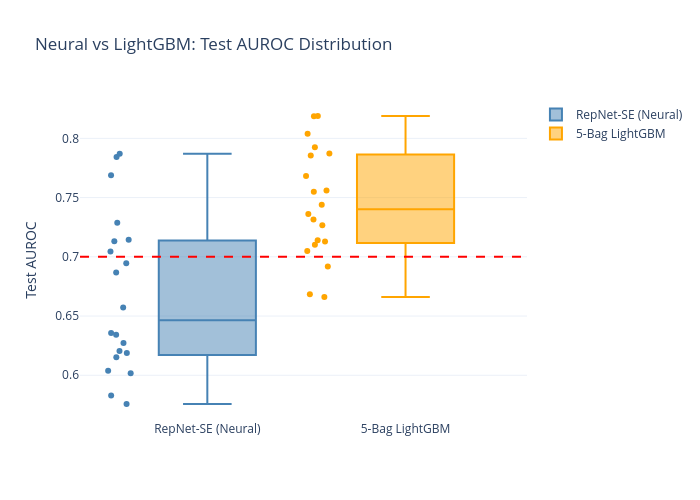

Notebook code for this chart:
### Markdown cell above
## 2. Comparison: Neural vs LightGBM

### Code cell
# Load LightGBM final results for comparison
lgbm_dirs = sorted(Path('../cv_results').glob('final_*/results.json'))
if lgbm_dirs:
    with open(lgbm_dirs[-1]) as f:
        lgbm_data = json.load(f)
    lgbm_aurocs = np.array([r['metrics']['auroc'] for r in lgbm_data])
    
    fig = go.Figure()
    fig.add_trace(go.Box(y=aurocs, name='RepNet-SE (Neural)', marker_color='steelblue',
                         boxpoints='all', jitter=0.3, pointpos=-1.8))
    fig.add_trace(go.Box(y=lgbm_aurocs, name='5-Bag LightGBM', marker_color='orange',
                         boxpoints='all', jitter=0.3, pointpos=-1.8))
    fig.add_hline(y=0.70, line_dash='dash', line_color='red')
    fig.update_layout(
        title='Neural vs LightGBM: Test AUROC Distribution',
        yaxis_title='Test AUROC', template='plotly_white',
        width=700, height=500,
    )
    fig.show()
    
    print(f'RepNet-SE Neural: mean={aurocs.mean():.4f} +/- {aurocs.std(ddof=1):.4f}')
    print(f'5-Bag LightGBM:   mean={lgbm_aurocs.mean():.4f} +/- {lgbm_aurocs.std(ddof=1):.4f}')
else:
    print('No LightGBM results found')

### Figure 1 — Plotly figure (JSON) as saved in the notebook; plotly's stock layout.template omitted (floating-point values rounded to 4 significant figures)
{"data": [{"boxpoints": "all", "jitter": 0.3, "marker": {"color": "steelblue"}, "name": "RepNet-SE (Neural)", "pointpos": -1.8, "y": [0.7145, 0.7132, 0.5757, 0.787, 0.6205, 0.6272, 0.6947, 0.7688, 0.6341, 0.7842, 0.6572, 0.6152, 0.6869, 0.6188, 0.6018, 0.6356, 0.7288, 0.6038, 0.5829, 0.7045], "type": "box"}, {"boxpoints": "all", "jitter": 0.3, "marker": {"color": "orange"}, "name": "5-Bag LightGBM", "pointpos": -1.8, "y": [0.6918, 0.7872, 0.7129, 0.8189, 0.7266, 0.714, 0.6661, 0.7856, 0.7561, 0.8188, 0.7362, 0.744, 0.7315, 0.6685, 0.7683, 0.804, 0.7548, 0.7102, 0.7049, 0.7926], "type": "box"}], "layout": {"shapes": [{"line": {"color": "red", "dash": "dash"}, "type": "line", "x0": 0, "x1": 1, "xref": "x domain", "y0": 0.7, "y1": 0.7, "yref": "y"}], "title": {"text": "Neural vs LightGBM: Test AUROC Distribution"}, "yaxis": {"title": {"text": "Test AUROC"}}, "width": 700, "height": 500}}
